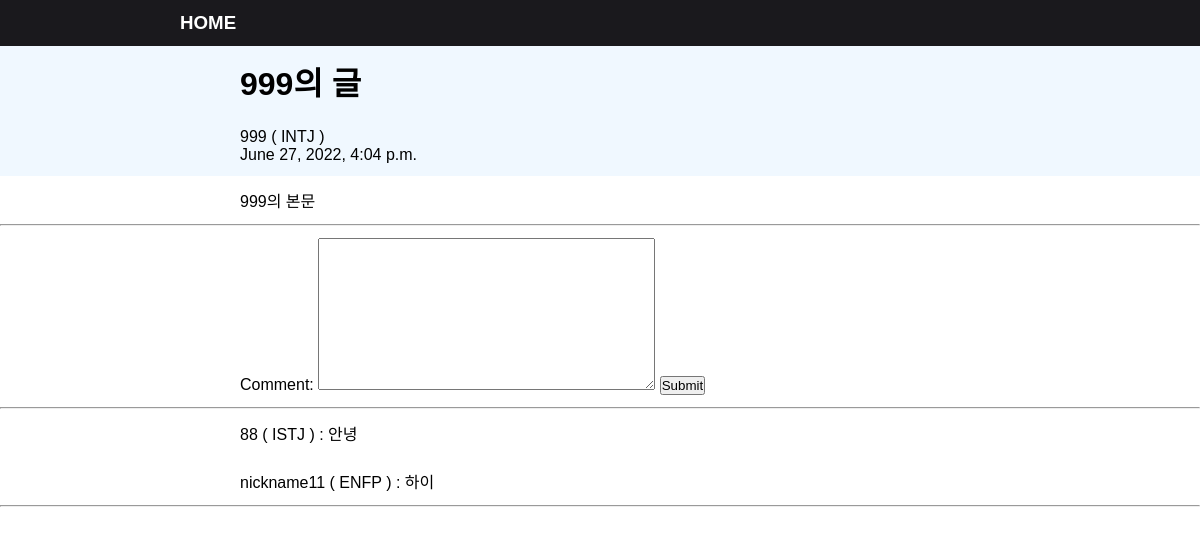
The app's page /detail/60, older data.
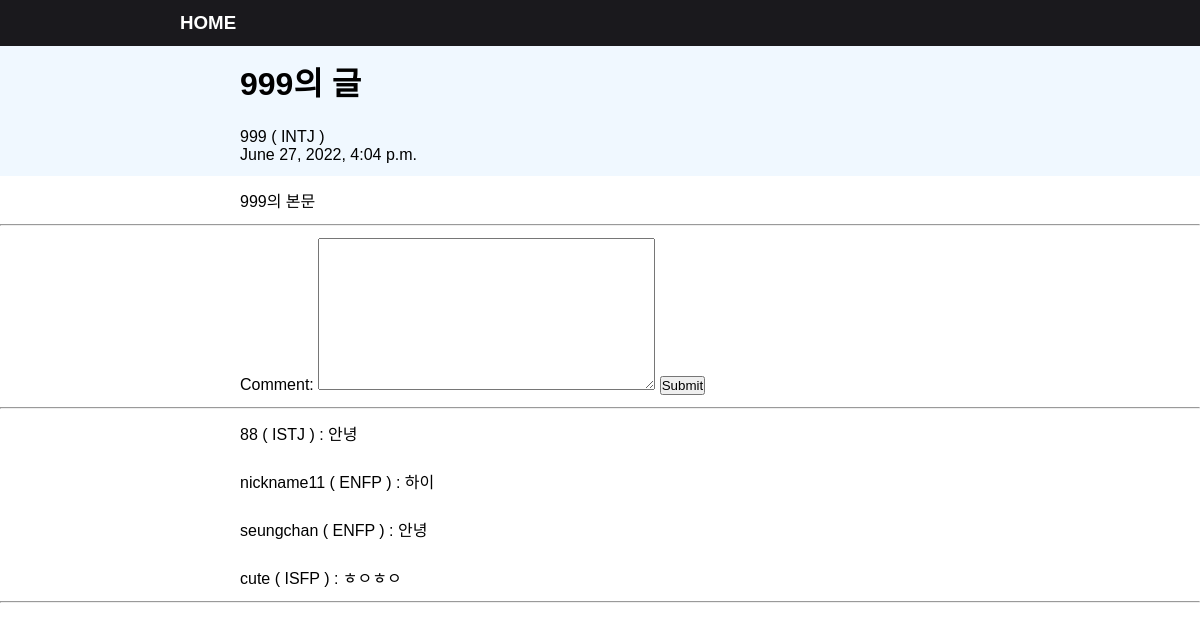
The same page, newer data.
### blogapp/models.py (models this page shows, shortened)
class Blog(models.Model): #models안의Model을 상속해야함
    title = models.CharField(max_length=200)  #뒤에 어떤타입인지도 명시
    body = models.TextField()
    date = models.DateTimeField(auto_now_add=True) #자동으로 지금시간 추가하겠다는 말
    writer = models.ForeignKey(myUser, null= True, on_delete = models.CASCADE)  #

class Comment(models.Model):
    comment = models.TextField()
    date = models.DateTimeField(auto_now_add=True)
    post = models.ForeignKey(Blog, on_delete=models.CASCADE)
    writer = models.ForeignKey(myUser, null= True, on_delete = models.CASCADE)

### accounts/models.py (models this page shows)
class myUser(AbstractUser):
    nickname = models.CharField(max_length = 200)
    mbti = models.CharField(max_length = 15)

### blogapp/views.py (the view)
# urls.py: path('detail/<int:blog_id>', views.detail, name='detail'),
def detail(request, blog_id):
    blog_detail = get_object_or_404(Blog, pk=blog_id)
    comment_form = CommentForm()
    return render(request, 'detail.html',{'blog_detail':blog_detail,'comment_form':comment_form})

### blogapp/forms.py
class CommentForm(forms.ModelForm):
    class Meta:
        model = Comment  #Comment라는 모델을 기반으로 입력값을 받을거다
        fields=['comment'] #이 부분만 입력받겠다는 의미

### blogapp/templates/detail.html (shortened to what this page needs)
<h3 class="home"><a class="a_home" href="{% url 'home' %}">HOME</a></h3>
<h1 class="title">{{ blog_detail.title }}</h1>
<div class="boxes">
<p>{{ blog_detail.writer.nickname }} ( {{ blog_detail.writer.mbti }} )</p>
<p>{{ blog_detail.date}}</p>
</div>
<p class="main">{{ blog_detail.body}}</p>
<hr>
<div class="commentform">
<form method="Post" action="{% url 'create_comment' blog_detail.id %}">
  {{ comment_form }}
  <input type="submit">
</form>
</div><hr>
{% for comment in blog_detail.comment_set.all %}
<div class="commentform"><p>{{ comment.writer.nickname }} ( {{ comment.writer.mbti }} ) : {{ comment.comment }}
</p></div>
{% endfor %}
<hr>

### blogapp/templates/detail.html (style rules this page uses)
* { font-family: 'Noto Sans KR', sans-serif; margin: 0; padding: 0; }
.a_home { color: white; text-decoration: none; }
.home { background-color: rgb(26, 25, 29); display : flex; padding: 1%; padding-left: 15%; }
.title { background-color: aliceblue; display : flex; padding : 1%; padding-left: 20%; }
.boxes { background-color: aliceblue; display: flex; flex-direction: column; justify-content: space-between; padding: 1%; padding-left: 20%; }
.main { display: flex; padding: 1%; padding-left: 20%; }
.commentform { display: flex; padding: 1%; padding-left: 20%; }

Row changes from the older to the newer data that the page shows:
added Comment: writer.nickname "seungchan", writer.mbti "ENFP", comment "안녕"
added Comment: writer.nickname "cute", writer.mbti "ISFP", comment "ㅎㅇㅎㅇ"
